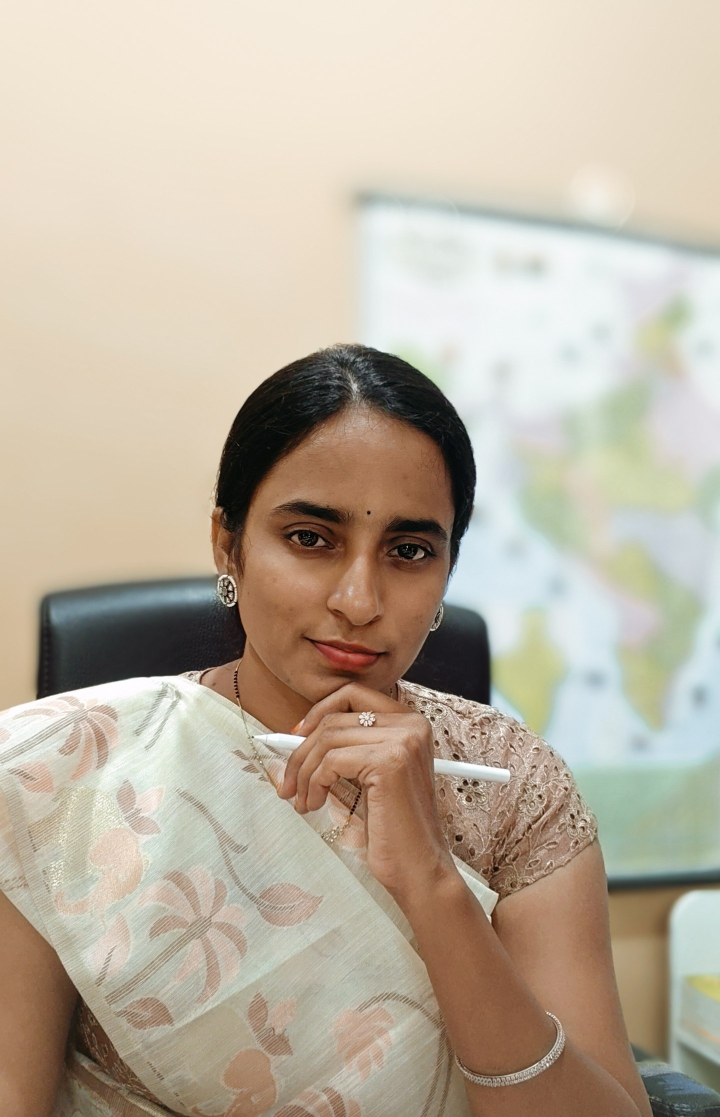
#> input picture tools/masterclass-video/brand/mounika-thumbnail-photo.jpg, 1440 x 2234 px (shown at 1/2 size)
$ python pencilize.py brand/mounika-thumbnail-photo.jpg brand/mounika-thumbnail-photo.jpg
#> lines starting #> are read from the running program, lines starting #| are printed output that depends on the picture; after the words box and inside, x2 and y2 are one past the last pixel; in counts of white or black regions, pixels touching at a corner belong together
"""Turn a Sentinel-2 view (sat/<name>.png) into a pencil drawing on cream paper: colour-dodge sketch plus edges, water
replaced by clean paper with light horizontal strokes. Usage: python3 -I pencilize.py <in.png> <out.png> (copy the .json bounds too)."""
import sys, json, numpy as np
from PIL import Image, ImageFilter
src, out = sys.argv[1], sys.argv[2]
rgb = Image.open(src).convert('RGB'); g = rgb.convert('L').filter(ImageFilter.MedianFilter(3))
#> further down, rgb is the input picture: PIL image 1440x2234 RGB; mean R, G, B 188.8, 177.6, 160.6
#> after `g = rgb.convert('L').filter(ImageFilter.MedianFilter(3))`:
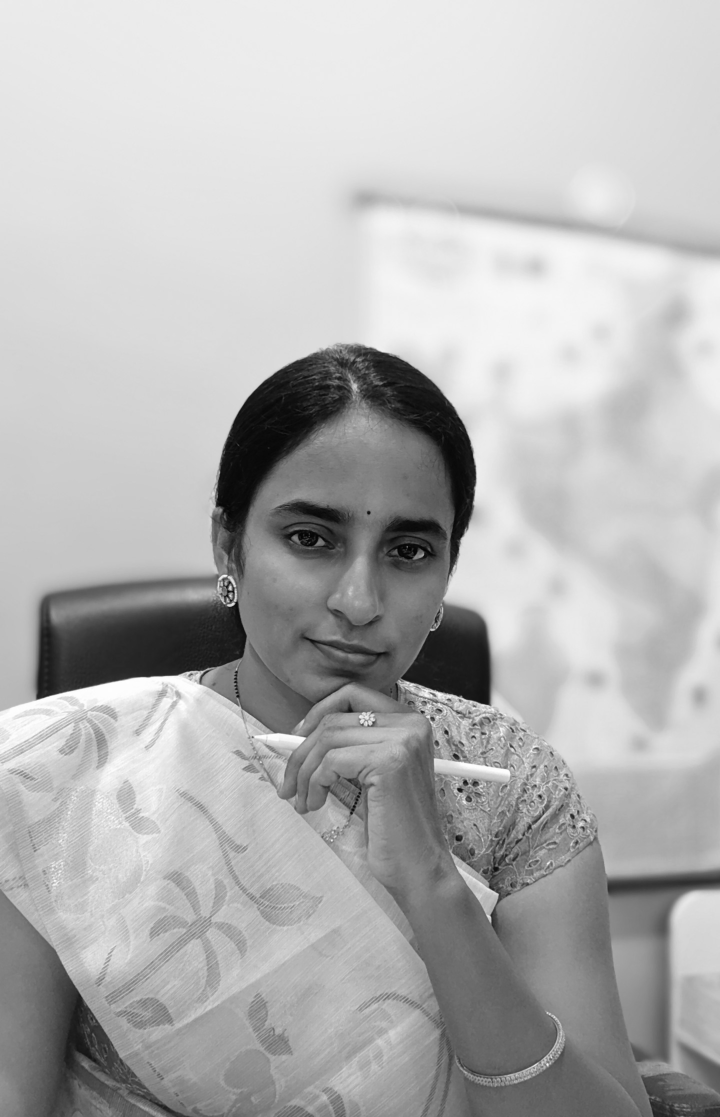
#> g: PIL image 1440x2234 L (shown at 1/2 size); min 2, max 255, mean 179
a = np.asarray(g, np.float32); c = np.asarray(rgb, np.float32)
bl = np.asarray(Image.fromarray((255 - a).astype(np.uint8)).filter(ImageFilter.GaussianBlur(8)), np.float32)
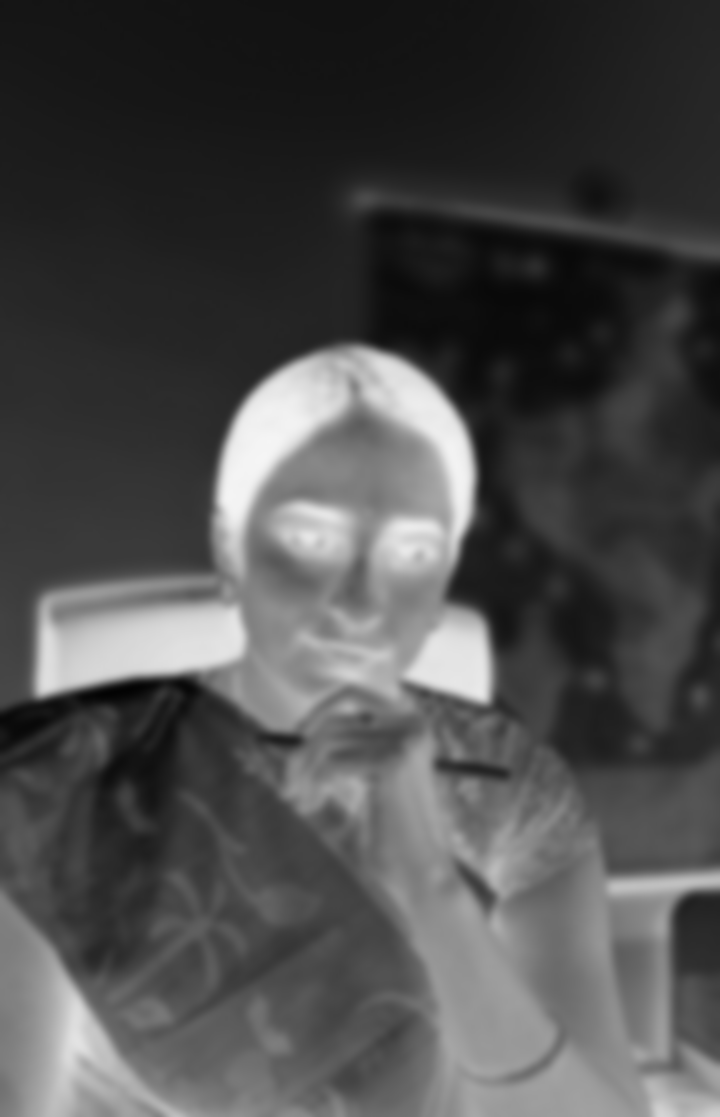
#> bl: shape (2234, 1440) float32 (shown at 1/2 size); min 3, max 245, mean 76
s = np.clip(a * 255 / (255 - bl + 1), 0, 255)
ed = np.asarray(g.filter(ImageFilter.FIND_EDGES), np.float32)
s = np.clip(s - ed * 1.1, 0, 255); s = 255 * np.power(s / 255, 1.55)
#> after `s = 255 * np.power(s / 255, 1.55)`:
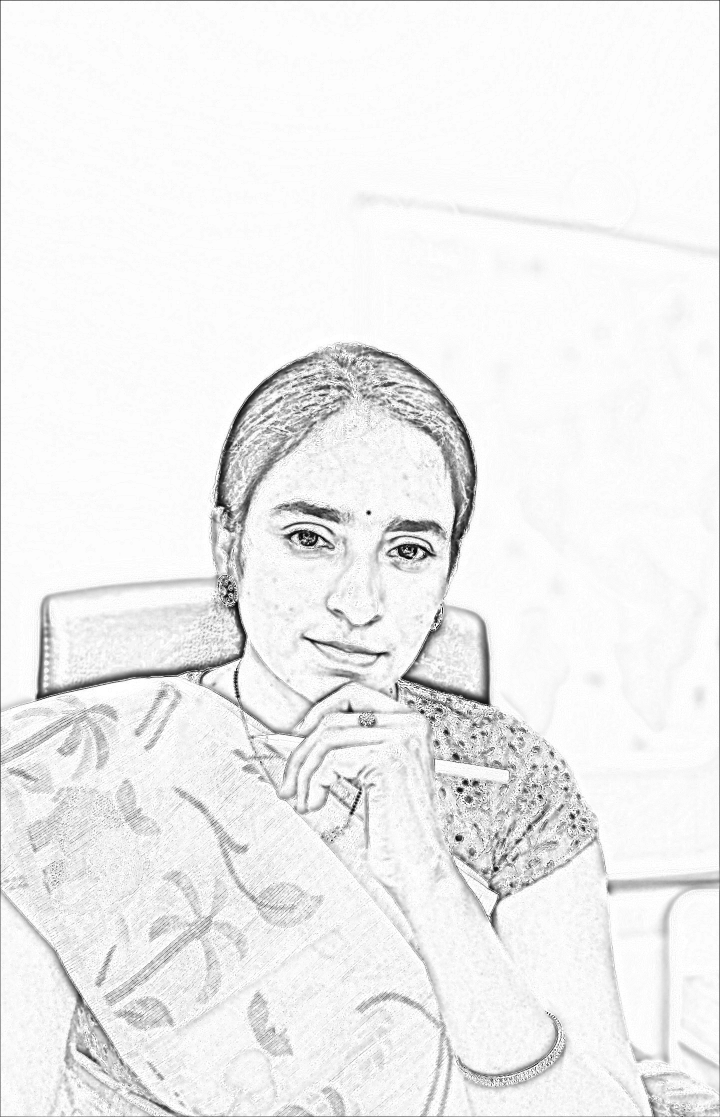
#> s: shape (2234, 1440) float32 (shown at 1/2 size); min 0, max 255, mean 239.4
# water (dark, bluish, smooth) → clean paper with light horizontal pencil strokes
water = (a < 70) & (c[..., 2] >= c[..., 0])
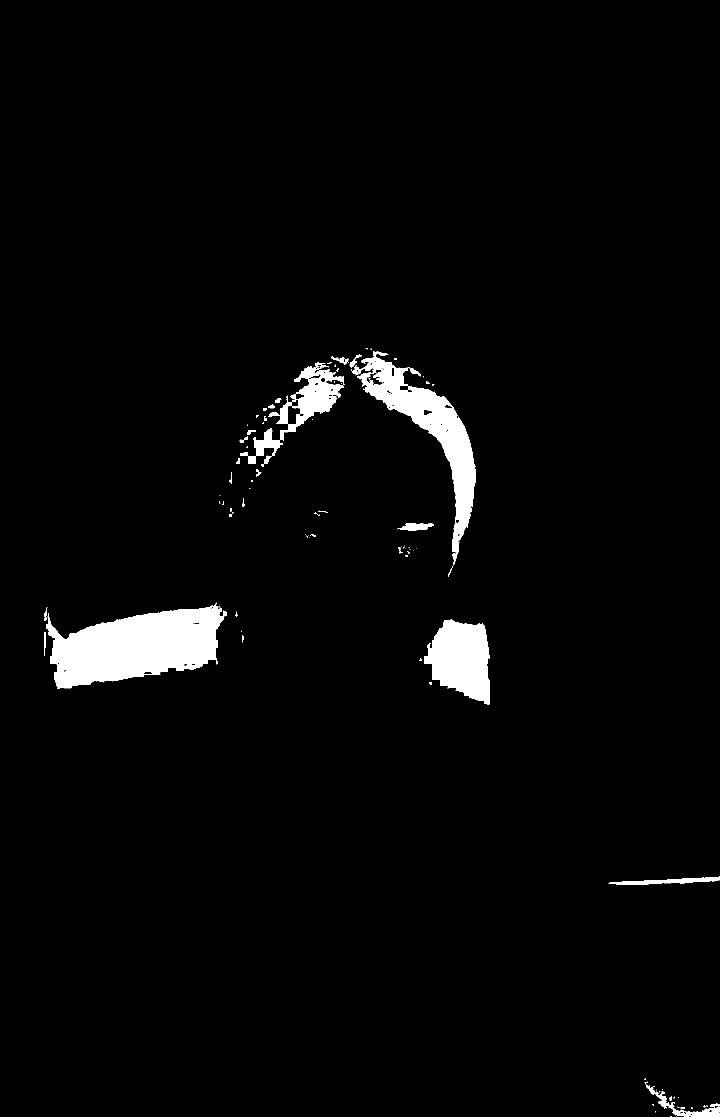
#> water: shape (2234, 1440) bool (shown at 1/2 size); 2.9% white; 101 white regions (61 under 20 px), largest, box (x1, y1, x2, y2) and area: (92, 1205, 454, 1378) 38590, (702, 703, 952, 1131) 23183, (848, 1238, 980, 1410) 15548
water = np.asarray(Image.fromarray((water * 255).astype(np.uint8)).filter(ImageFilter.MedianFilter(9)), np.float32) > 127
#> water: shape (2234, 1440) bool; 2.9% white; 23 white regions (4 under 20 px), largest, box (x1, y1, x2, y2) and area: (89, 1211, 454, 1377) 38658, (705, 703, 951, 1118) 23277, (848, 1240, 980, 1409) 15536
yy = np.arange(s.shape[0])[:, None] * np.ones(s.shape[1])[None, :]
hatch = 238 - 26 * ((yy.astype(int) % 16) < 2) * (np.random.default_rng(3).random(s.shape) > 0.35)
s = np.where(water, hatch, s)
s = np.clip(s + np.random.default_rng(2).normal(0, 5, s.shape), 0, 255)
t = (s / 255)[..., None]; paper = np.array([251, 246, 234], np.float32); ink = np.array([44, 38, 34], np.float32)
Image.fromarray((paper * t + ink * (1 - t)).astype(np.uint8)).save(out)
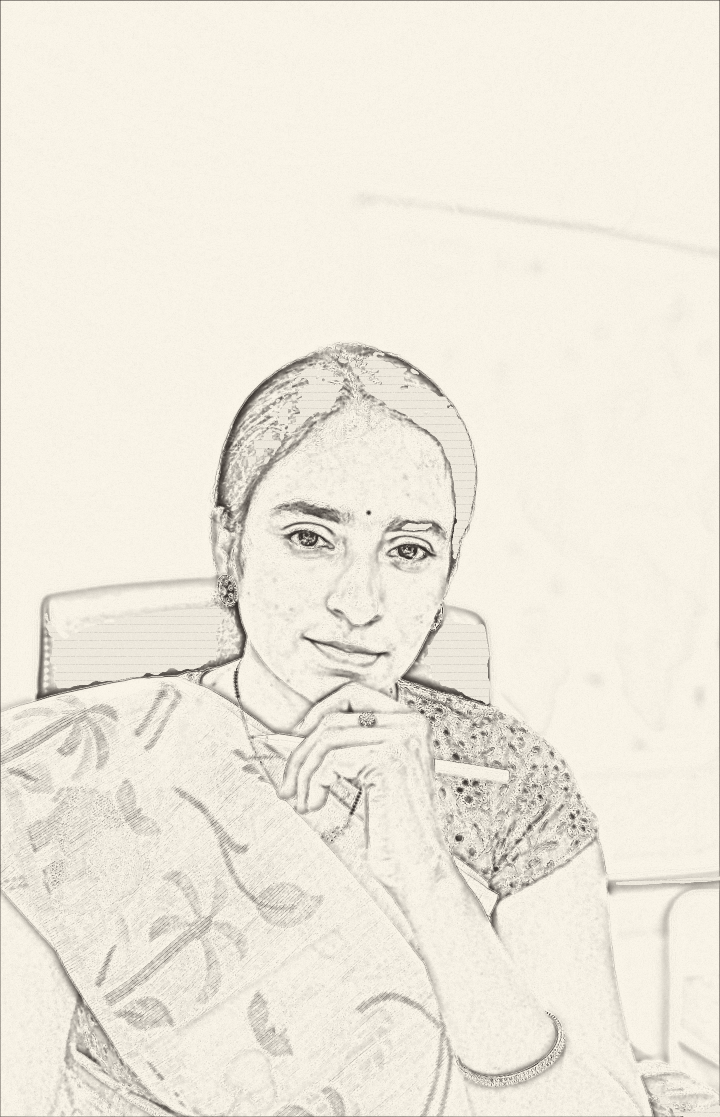
#> saved as mounika-thumbnail-photo.jpg: PIL image 1440x2234 RGB (shown at 1/2 size); mean R, G, B 238.2, 233.1, 221.6
